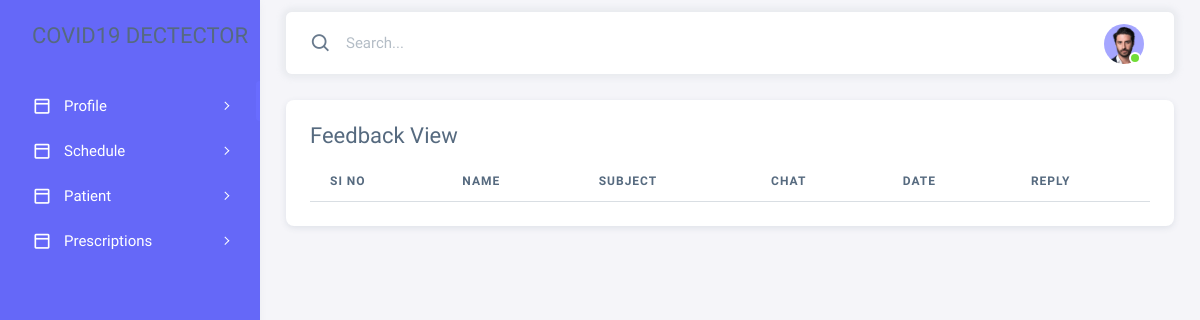
The app's page /Feedback_admin, older data.
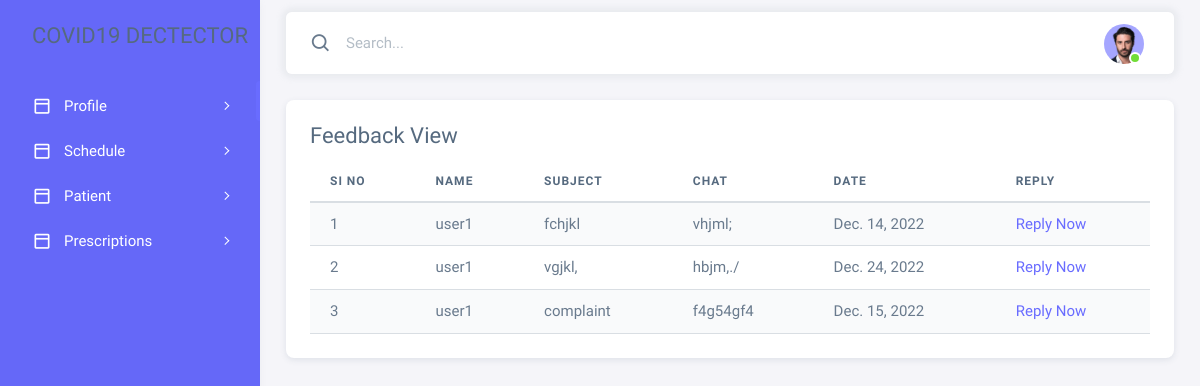
The same page, newer data.
### cpapp/models.py (models this page shows, shortened)
class Feedback(models.Model):
    user = models.ForeignKey(Login, on_delete=models.CASCADE,null=True,blank=True)
    subject = models.CharField(max_length=200)
    feedback = models.TextField()
    date = models.DateField()
    reply = models.TextField(null=True, blank=True)

class Login(AbstractUser):
    is_doctor = models.BooleanField(default=False)
    is_patient = models.BooleanField(default=False)
    is_pharmacy = models.BooleanField(default=False)

### cpapp/views.py (the view)
# urls.py: path('Feedback_admin', views.Feedback_admin, name="Feedback_admin"),
def Feedback_admin(request):
    feed = Feedback.objects.all()
    return render(request, 'doctorwork/complaint_view.html', {'feed': feed})

### templates/doctorwork/complaint_view.html
{% extends 'doctorwork/index_doctor.html' %}
{% load crispy_forms_tags %}
{% block content %}
<div class="col-lg-12 grid-margin stretch-card">
              <div class="card">
                <div class="card-body">
                  <h4 class="card-title">Feedback View</h4>
                  <div class="table-responsive">
                    <table class="table table-striped">
                      <thead>
                      <tr>
                          <th>SI No</th>
                          <th>Name</th>
                          <th>Subject</th>
                          <th>Chat</th>
                          <th>Date</th>
                          <th>Reply</th>
                      </tr>
                      </thead>
                        <tbody>
                        {% for i in feed %}
                        <tr>
                            <td>{{forloop.counter}}</td>
                            <td>{{i.user}}</td>
                            <td>{{i.subject}}</td>
                            <td>{{i.feedback}}</td>
                            <td>{{i.date}}</td>
                            <td>
                                {% if i.reply == None %}
                                <a href="{% url 'reply_Feedback' i.id %}">Reply Now</a>
                                {% else %}
                                {{i.reply}}
                                {% endif %}
                            </td>
                        </tr>
                        {% endfor %}
                        </tbody>
                    </table>
                  </div>
                </div>
              </div>
</div>
{% endblock %}

### templates/doctorwork/index_doctor.html (shortened to what this page needs)
{% load static %}
<!DOCTYPE html>
<html
  lang="en"
  class="light-style layout-menu-fixed"
  dir="ltr"
  data-theme="theme-default"
  data-assets-path="../assets/"
  data-template="vertical-menu-template-free"
>
  <head>
    <link rel="stylesheet" href="{% static 'adminstatic/assets/vendor/fonts/boxicons.css' %}" />
    <link rel="stylesheet" href="{% static 'adminstatic/assets/vendor/css/core.css' %}" class="template-customizer-core-css" />
    <link rel="stylesheet" href="{% static 'adminstatic/assets/vendor/css/theme-default.css' %}" class="template-customizer-theme-css" />
    <link rel="stylesheet" href="{% static 'adminstatic/assets/css/demo.css' %}" />
    <link rel="stylesheet" href="{% static 'adminstatic//assets/vendor/libs/perfect-scrollbar/perfect-scrollbar.css' %}" />
    <link rel="stylesheet" href="{% static 'adminstatic/assets/vendor/libs/apex-charts/apex-charts.css' %}" />
  </head>
  <body>
    <div class="layout-wrapper layout-content-navbar">
      <div class="layout-container">
        <aside id="layout-menu" class="layout-menu menu-vertical menu bg-menu-theme">
          <div class="app-brand demo">
            <a href="#" class="app-brand-link">
             <span class="app-brand-logo demo">
               <h4>COVID19 DECTECTOR</h4>
             </span>
            </a>
          </div>
          <ul class="menu-inner py-1">
              <li class="menu-item">
              <a href="javascript:void(0);" class="menu-link menu-toggle">
                <i class="menu-icon tf-icons bx bx-dock-top"></i>
                <div data-i18n="Account Settings">Profile</div>
              </a>
            </li>
              <li class="menu-item">
              <a href="javascript:void(0);" class="menu-link menu-toggle">
                <i class="menu-icon tf-icons bx bx-dock-top"></i>
                <div data-i18n="Account Settings">Schedule</div>
              </a>
            </li>
            <li class="menu-item">
              <a href="javascript:void(0);" class="menu-link menu-toggle">
                <i class="menu-icon tf-icons bx bx-dock-top"></i>
                <div data-i18n="Account Settings">Patient</div>
              </a>
            </li>
            <li class="menu-item">
              <a href="javascript:void(0);" class="menu-link menu-toggle">
                <i class="menu-icon tf-icons bx bx-dock-top"></i>
                <div data-i18n="Account Settings">Prescriptions</div>
              </a>
        </aside>
        <div class="layout-page">
          <nav
            class="layout-navbar container-xxl navbar navbar-expand-xl navbar-detached align-items-center bg-navbar-theme"
            id="layout-navbar"
          >
            <div class="navbar-nav-right d-flex align-items-center" id="navbar-collapse">
              <div class="navbar-nav align-items-center">
                <div class="nav-item d-flex align-items-center">
                  <i class="bx bx-search fs-4 lh-0"></i>
                  <input
                    type="text"
                    class="form-control border-0 shadow-none"
                    placeholder="Search..."
                    aria-label="Search..."
                  />
                </div>
              </div>
              <ul class="navbar-nav flex-row align-items-center ms-auto">
                <li class="nav-item navbar-dropdown dropdown-user dropdown">
                  <a class="nav-link dropdown-toggle hide-arrow" href="javascript:void(0);" data-bs-toggle="dropdown">
                    <div class="avatar avatar-online">
                      <img src="{% static 'adminstatic/assets/img/avatars/1.png' %}" alt class="w-px-40 h-auto rounded-circle" />
                    </div>
                  </a>
                </li>
              </ul>
            </div>
          </nav>
            <div class="container-xxl flex-grow-1 container-p-y">
              <div class="row">
                {% block content %}{% endblock %}
                </div>
          </div>
        </div>
      </div>
    </div>
  </body>
</html>

### static/adminstatic/assets/css/demo.css (style rules this page uses)
.menu .app-brand.demo { height: 64px; margin-top: 12px; }

Row changes from the older to the newer data that the page shows:
added Feedback: user "user1", subject "fchjkl", feedback "vhjml;", date "Dec. 14, 2022", shows "Reply Now"
added Feedback: user "user1", subject "vgjkl,", feedback "hbjm,./", date "Dec. 24, 2022", shows "Reply Now"
added Feedback: user "user1", subject "complaint", feedback "f4g54gf4", date "Dec. 15, 2022", shows "Reply Now"
